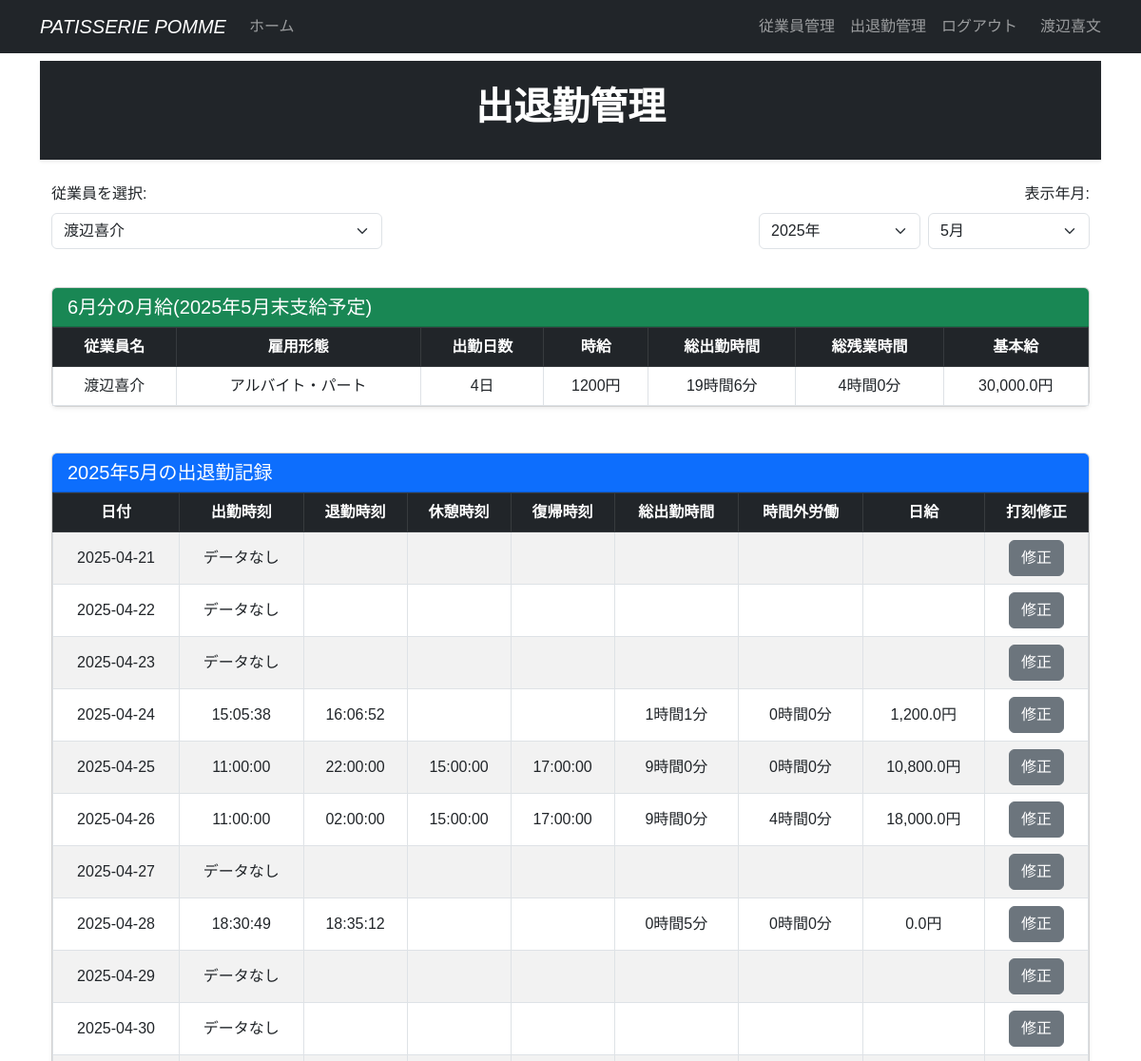
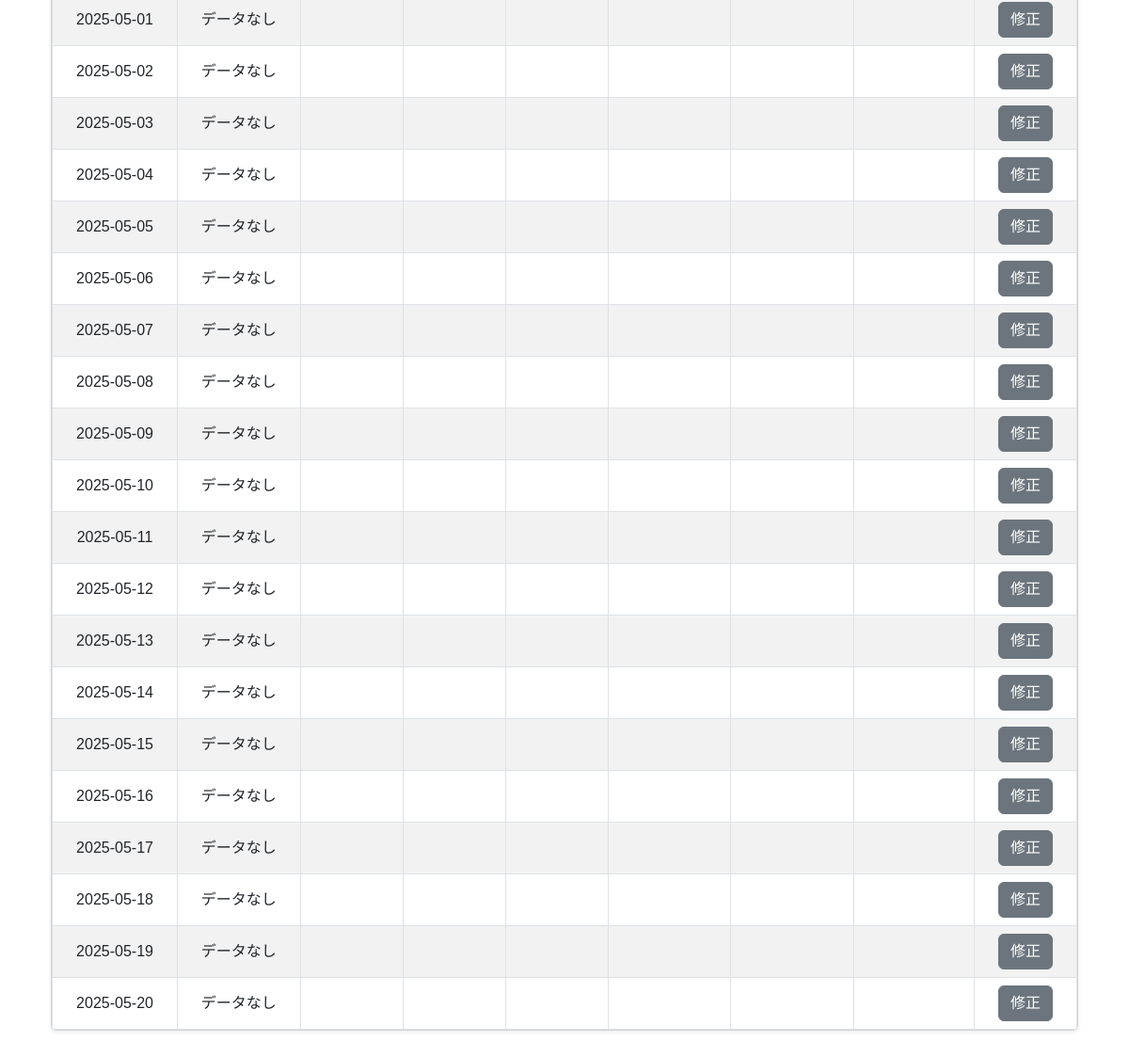
/work_timepage?user_id=2 (signed in), run on the app's committed database (2 pictures, top to bottom).
### time_project/models.py (models this page shows, shortened)
class User(db.Model, UserMixin):
    __tablename__ = 'users'
    id = db.Column(db.Integer, primary_key=True)
    username = db.Column(db.String(64))
    users_id = db.Column(db.String(64),unique=True, nullable=False)
    employment_type = db.Column(db.String(10), nullable=False,default='parttime')
    hourly_wage = db.Column(db.Integer,nullable=True)
    fixed_wage = db.Column(db.Integer,nullable=True)
    password_hash = db.Column(db.String(128))
    administrator = db.Column(db.String(1))
    Timepage_records = db.relationship('Timepage',backref ='user',lazy='dynamic',cascade='all, delete-orphan')
    @property
    def password(self):
        raise ArithmeticError('password is not a readable attribute')
    @property
    def employment_display(self):
        if self.employment_type == "fulltime":
            return "正社員"
        elif self.employment_type == "parttime":
            return "アルバイト・パート"
        else:
            return "未設定"

class Timepage(db.Model):
    __tablename__ = 'timepages'
    id = db.Column(db.Integer, primary_key=True)
    user_id = db.Column(db.Integer, db.ForeignKey('users.id'), nullable=False)
    date = db.Column(db.Date,nullable=False)
    check_in= db.Column(db.Time,nullable=True)
    check_out = db.Column(db.Time,nullable=True)
    rest_in = db.Column(db.Time,nullable=True)
    rest_out = db.Column(db.Time,nullable=True)
    correct = db.Column(db.Boolean, default=False)
    status = db.Column(db.String(20), default="none")

### time_project/main/views.py (the view)
@main.route('/work_timepage')
@login_required
def work_timepage():
    def get_salary_period(year, month):
        if month == 1:
            start = date(year - 1, 12, 21)
            end = date(year, 1, 20)
        else:
            start = date(year, month - 1, 21)
            end = date(year, month, 20)
        return start, end
    users = User.query.all()
    today = datetime.today().date()
    if today.day >= 21:
        if today.month == 12:
            default_year = today.year + 1
            default_month = 1
        else:
            default_year = today.year
            default_month = today.month + 1
    else:
        default_year = today.year
        default_month = today.month
    select_user_id = request.args.get('user_id', type=int, default=1)
    select_user = User.query.get_or_404(select_user_id)
    select_username = request.args.get('username')
    select_year = request.args.get('year', default_year, type=int)
    select_month = request.args.get('month', default_month, type=int)
    if select_month == 12:
        next_month = 1
    else:
        next_month = select_month + 1
    period_start, period_end = get_salary_period(select_year, select_month)
    days_in_period = (period_end - period_start).days + 1
    daily_records = {}
    summary = {
        'working_days': 0,
        'total_minutes': 0,
        'overtime_minutes': 0,
        'dayly_salary': 0,
        'basic_salary': 0,
        'employment_type': select_user.employment_type,
        'hourly_wage': select_user.hourly_wage,
        'fixed_wage': select_user.fixed_wage,
    }
    records_raw = Timepage.query.filter(
        Timepage.user_id == select_user_id,
        Timepage.date >= period_start,
        Timepage.date <= period_end
    ).all()
    for r in records_raw:
        check_in = r.check_in
        check_out = r.check_out
        rest_in = r.rest_in
        rest_out = r.rest_out
        regular_minutes = 0
        overtime_minutes = 0
        if check_in and check_out:
            in_minutes = check_in.hour * 60 + check_in.minute
            out_minutes = check_out.hour * 60 + check_out.minute
            if out_minutes < in_minutes:
                out_minutes += 24 * 60
            work_minutes = out_minutes - in_minutes
            rest_minutes = 0
            if rest_in and rest_out:
                rest_in_minutes = rest_in.hour * 60 + rest_in.minute
                rest_out_minutes = rest_out.hour * 60 + rest_out.minute
                if rest_out_minutes < rest_in_minutes:
                    rest_out_minutes += 24 * 60
                rest_minutes = rest_out_minutes - rest_in_minutes
            net_minutes = work_minutes - rest_minutes
            normal_limit_minutes = 22 * 60
            if out_minutes < normal_limit_minutes:
                regular_minutes = net_minutes
                overtime_minutes = 0
            else:
                regular_minutes = max(normal_limit_minutes - in_minutes - rest_minutes, 0)
                overtime_minutes = max(out_minutes - normal_limit_minutes, 0)
            total_work_minutes = regular_minutes + (overtime_minutes *1.5)
            if summary['employment_type'] == "parttime":
                adjusted_minutes = (total_work_minutes // 15) * 15
                daily_salary = (adjusted_minutes / 60) * summary['hourly_wage']
                summary['basic_salary'] += daily_salary  # ここで毎日積み上げ
            elif summary['employment_type'] == "fulltime":
                daily_salary = 0  # 正社員は今は仮対応
            daily_records[r.date] = {
                'record': r,
                'regular_minutes': regular_minutes,
                'overtime_minutes': overtime_minutes,
                'daily_salary': daily_salary
            }
            summary['working_days'] += 1
            summary['total_minutes'] += regular_minutes
            summary['overtime_minutes'] += overtime_minutes
    return render_template('work_timepage.html',
                           users = users,
                           select_username = select_username,
                           select_user = select_user,
                           select_year = select_year,
                           select_month = select_month,
                           next_month = next_month,
                           period_start=period_start,
                           period_end=period_end,
                           days_in_period = days_in_period,
                           current_year = today.year,
                           daily_records = daily_records,
                           summary = summary,
                           timedelta=timedelta)

### time_project/__init__.py (called while the page is built)
@event.listens_for(Engine,"connect")
def set_sqlite_pragma(dbapi_connection, connection_record):
    cursor = dbapi_connection.cursor()
    cursor.execute("PRAGMA foreign_keys=ON")
    cursor.close()

### time_project/models.py (called while the page is built)
@login_manager.user_loader
def load_user(user_id):
    return User.query.get(user_id)

### time_project/templates/work_timepage.html (shortened to what this page needs)
{% extends "base.html" %}
{% block content %}
  <header class="bg-dark py-4 mb-4 shadow-sm text-white">
    <div class="container text-center">
        <h1 class="fw-bold">出退勤管理</h1>
    </div>
</header>
  <div class="container mb-4">
    <div class="row justify-content-between">
      <div class="col-md-4 mb-3">
        <label class="form-label">従業員を選択:</label>
        <select id = "user-select" name ="user_id " class="form-select" onchange="this.form.submit()">
          {% for user in users%}
          <option value="{{user.id}}"{% if user.id == select_user.id %}selected{% endif %}>{{ user.username }}</option>
          {% endfor %}
        </select>
      </div>
      <div class="col-md-4 mb-3 text-end">
        <label class="form-label">表示年月:</label>
        <div class="d-flex justify-content-end">
          <select id="year-select" class="form-select me-2 w-50">
            {% for y in range(current_year - 1, current_year + 6) %}
              <option value="{{ y }}" {% if y == select_year %}selected{% endif %}>{{ y }}年</option>
            {% endfor %}
          </select>
          <select  id="month-select" class="form-select w-50">
            {% for m in range(1, 13) %}
              <option value="{{ m }}" {% if m == select_month %}selected{% endif %}>{{ m }}月</option>
            {% endfor %}
          </select>
        </div>
      </div>
    </div>
  </div>
  <div class="container mb-5">
    <div class="card shadow-sm">
      <div class="card-header bg-success text-white">
        <h5 class="mb-0">{{ next_month  }}月分の月給({{ select_year}}年{{ select_month }}月末支給予定)</h5>
      </div>
      <div class="table-responsive">
        <table class="table table-bordered text-center align-middle mb-0">
          <thead class="table-dark">
            <tr>
              <th>従業員名</th>
              <th>雇用形態</th>
              <th>出勤日数</th>
              <th>時給</th>
              <th>総出勤時間</th>
              <th>総残業時間</th>
              <th>基本給</th>
            </tr>
          </thead>
          <tbody>
             <tr>
                <td>{{ select_user.username }}</td>
                <td>{{ select_user.employment_display}}</td>
                <td>{{ summary.working_days }}日</td>
                <td>
                  {% if select_user.employment_type == "parttime" %}
                    {{ summary.hourly_wage }}円
                  {% else %}
                    -
                  {% endif %}
                </td>
                <td>{{ summary.total_minutes // 60 }}時間{{ summary.total_minutes % 60 }}分</td>
                <td>{{ summary.overtime_minutes // 60 }}時間{{ summary.overtime_minutes % 60 }}分</td>
                <td>{{ "{:,}".format(summary.basic_salary | round(0, 'floor')) }}円</td>
             </tr>
          </tbody>
        </table>
      </div>
    </div>
  </div>
  <div class="container mb-5">
    <div class="card shadow-sm">
      <div class="card-header bg-primary text-white">
        <h5 class="mb-0">{{ select_year }}年{{ select_month }}月の出退勤記録</h5>
      </div>
      <div class="table-responsive">
        <table class="table table-striped table-bordered text-center align-middle mb-0">
          <thead class="table-dark">
            <tr>
              <th>日付</th>
              <th>出勤時刻</th>
              <th>退勤時刻</th>
              <th>休憩時刻</th>
              <th>復帰時刻</th>
              <th>総出勤時間</th>
              <th>時間外労働</th>
              <th>日給</th>
              <th>打刻修正</th>
            </tr>
          </thead>
          <tbody>
            {% for i in range(days_in_period) %}
            {% set current_date = period_start + timedelta(days=i) %}
            {% set data = daily_records.get(current_date) %}
              <tr>
                <td>{{ current_date.strftime('%Y-%m-%d') }}</td>
                {% if data %}
                  <td>{{ data.record.check_in or '' }}</td>
                  <td>{{ data.record.check_out or '' }}</td>
                  <td>{{ data.record.rest_in or '' }}</td>
                  <td>{{ data.record.rest_out or '' }}</td>
                  <td>{{ data.regular_minutes // 60 }}時間{{ data.regular_minutes % 60 }}分</td>
                  <td>{{ data.overtime_minutes // 60 }}時間{{ data.overtime_minutes % 60 }}分</td>
                  <td>{% if select_user.employment_type == 'parttime' %}
                           {{ "{:,}".format(data.daily_salary|round(0, 'floor')) }}円
                       {% else %}
                            -
                       {% endif %}</td>
                {% else %}
                <td>データなし</td>
                <td></td><td></td><td></td><td></td><td></td><td></td>
                {% endif %}
                <td>
                  <a href="{{ url_for('main.time_correct',  user_id=select_user.id, year=current_date.year, month=current_date.month, day=current_date.day) }}" class="btn btn-secondary">修正</a>
                </td>
              </tr>
            {% endfor %}
          </tbody>
        </table>
      </div>
    </div>
  </div>
{% endblock %}

### time_project/templates/base.html (shortened to what this page needs)
<!DOCTYPE html>
<html lang="ja">
<head>
    <link href="https://cdn.jsdelivr.net/npm/bootstrap@5.3.0/dist/css/bootstrap.min.css" rel="stylesheet">
</head>
<body>
    <nav class="navbar navbar-expand-lg navbar-dark bg-dark fixed-top">
        <div class="container">
            <a class="navbar-brand fst-italic" href="{{url_for('main.index')}}">PATISSERIE POMME</a>
            <div class="collapse navbar-collapse" id="navbarNav">
                <ul class="navbar-nav me-auto">
                    <li class="nav-item">
                        <a class="nav-link" href="{{url_for('main.index')}}">ホーム</a>
                    </li>
                </ul>
                <ul class="navbar-nav">
                    {% if current_user.is_authenticated%}
                        <li class="nav-item">
                            <a class="nav-link" href="{{url_for('main.user_maintenance')}}">従業員管理</a>
                        </li>
                        <li class="nav-item">
                            <a class="nav-link" href="{{url_for('main.work_timepage')}}">出退勤管理</a>
                        </li>
                        <li class="nav-item">
                            <a class="nav-link" href="{{url_for('main.logout')}}">ログアウト</a>
                        </li>
                        <span class="navbar-text ms-3">
                            {{ current_user.username | truncate(10)}}
                        </span>
                    {% else %}
                        <li class="nav-item">
                            <a class="nav-link" href="{{url_for('main.login')}}">ログイン</a>
                        </li>
                    {% endif%}
                </ul>
            </div>
        </div>
    </nav>
         {% from "_formhelpers.html" import render_field %}
        <div class="container" style="padding-top: 4rem; padding-bottom: 4rem;">
          {% block content %}
          {% endblock %}
    </div>
</body>
</html>

### time_project/templates/base.html (style rules this page uses)
body { font-family: 'Noto Sans JP', sans-serif; }

### data on the page
User: username "渡辺喜文", strftime "2025-04-24", regular_minutes "1", fixed_wage "0", data.overtime_minutes%60 "0", daily_salary "1,200.0"
User: username "渡辺喜介", employment_display "アルバイト・パート", hourly_wage "1200"
Timepage: record "15:05:38", record "16:06:52"
Timepage: record "11:00:00", record "22:00:00", record "15:00:00", record "17:00:00"
Timepage: record "11:00:00", record "02:00:00", record "15:00:00", record "17:00:00"
Timepage: record "18:30:49", record "18:35:12"

### other printed values
{{ select_year }} "2025"
{{ select_month }} "5"
{{ summary.working_days }} "4"
{{ summary.total_minutes // 60 }} "19"
{{ summary.total_minutes % 60 }} "6"
{{ summary.overtime_minutes // 60 }} "4"
{{ summary.overtime_minutes % 60 }} "0"
{{ "{:,}".format(summary.basic_salary | round(0, 'floor')) }} "30,000.0"
{{ current_date.strftime('%Y-%m-%d') }} "2025-04-21" "2025-04-22" "2025-04-23" "2025-04-25" "2025-04-26" "2025-04-27" "2025-04-28" "2025-04-29" "2025-04-30" "2025-05-01" "2025-05-02" "2025-05-03" "2025-05-04" "2025-05-05" "2025-05-06" "2025-05-07" "2025-05-08" "2025-05-09" "2025-05-10" "2025-05-11" "2025-05-12" "2025-05-13" "2025-05-14" "2025-05-15" "2025-05-16" "2025-05-17" "2025-05-18" "2025-05-19" "2025-05-20"
{{ data.regular_minutes // 60 }} "9" "9" "0"
{{ data.regular_minutes % 60 }} "0" "0" "5"
{{ data.overtime_minutes // 60 }} "0" "4" "0"
{{ data.overtime_minutes % 60 }} "0" "0" "0"
{{ "{:,}".format(data.daily_salary|round(0, 'floor')) }} "10,800.0" "18,000.0" "0.0"
form field value "渡辺喜介"
